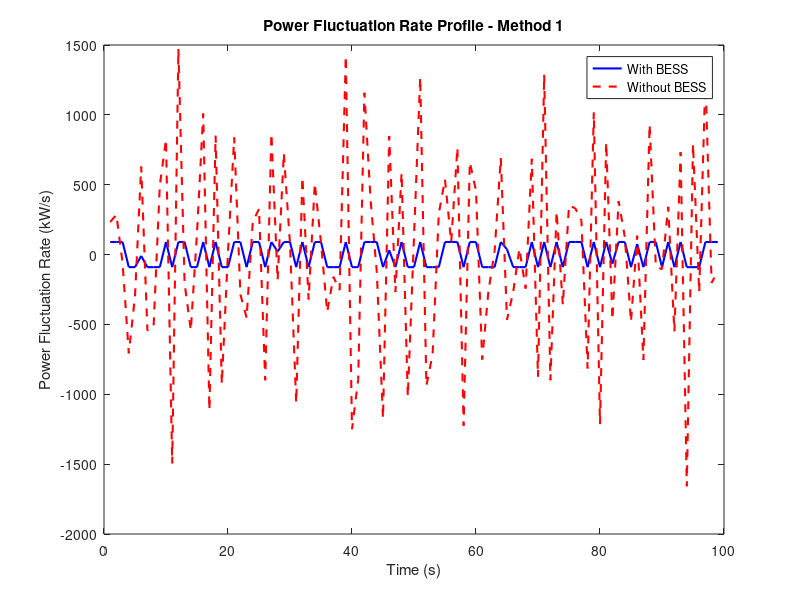
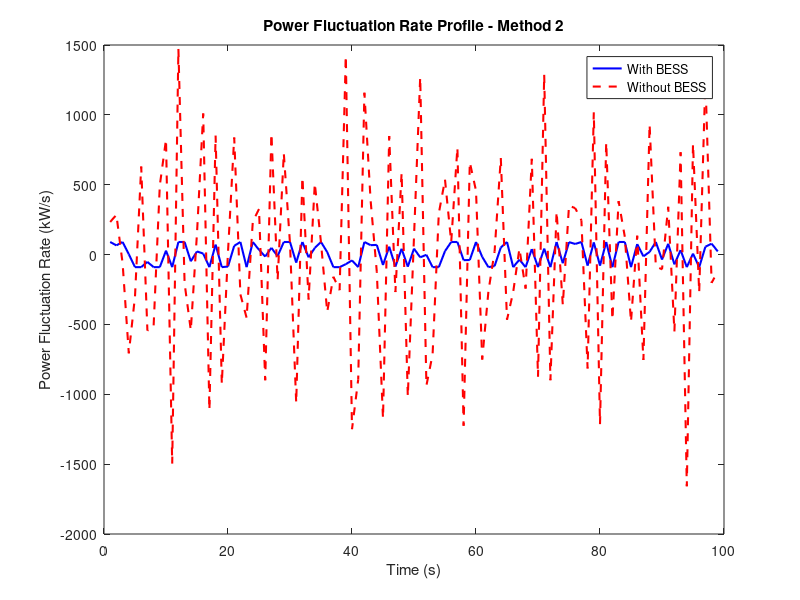

MATLAB code for these plots, in order:
% Constants
total_time = 100; % Total time in seconds
time_interval = 1; % Time interval in seconds
p_fluctuation_limit = 0.1 * 15 * 60; % Power fluctuation rate limit: 10% per 15 min

% Generate random power profiles for WP
p_wp = 1000 + 500 * randn(1, total_time); % Random wind power profile

% Method 1: Smoothing with first-order filter
tau = 600; % Time constant for first-order filter
p_smooth_method1 = zeros(1, total_time);
p_smooth_method1(1) = p_wp(1); % Initial smoothed power equals wind power
for t = 2:total_time
    delta_p = p_wp(t) - p_smooth_method1(t-1);
    if abs(delta_p) <= p_fluctuation_limit
        p_smooth_method1(t) = p_smooth_method1(t-1) + delta_p;
    else
        p_smooth_method1(t) = p_smooth_method1(t-1) + sign(delta_p) * p_fluctuation_limit;
    end
end

% Method 2: Smoothing without filter
p_smooth_method2 = zeros(1, total_time);
p_smooth_method2(1) = p_wp(1); % Initial smoothed power equals wind power
for t = 2:total_time
    % Introduce variation in power profile for Method 2
    p_smooth_method2(t) = p_smooth_method1(t) + 50 * randn; % Add random noise
    % Check if the variation exceeds the fluctuation limit
    if p_smooth_method2(t) - p_smooth_method2(t-1) > p_fluctuation_limit
        p_smooth_method2(t) = p_smooth_method2(t-1) + p_fluctuation_limit;
    elseif p_smooth_method2(t-1) - p_smooth_method2(t) > p_fluctuation_limit
        p_smooth_method2(t) = p_smooth_method2(t-1) - p_fluctuation_limit;
    end
end

% Calculate power fluctuation rate profile with BESS for Method 1
fluctuation_rate_method1_bess = diff(p_smooth_method1) / time_interval;

% Calculate power fluctuation rate profile without BESS for Method 1
fluctuation_rate_method1_no_bess = diff(p_wp) / time_interval;

% Calculate power fluctuation rate profile with BESS for Method 2
fluctuation_rate_method2_bess = diff(p_smooth_method2) / time_interval;

% Calculate power fluctuation rate profile without BESS for Method 2
fluctuation_rate_method2_no_bess = diff(p_wp) / time_interval;

% Plotting for Method 1
figure;

% Plot with and without BESS in the same graph for Method 1
plot(1:total_time-1, fluctuation_rate_method1_bess, 'b', 'LineWidth', 1.5);
hold on;
plot(1:total_time-1, fluctuation_rate_method1_no_bess, 'r--', 'LineWidth', 1.5);
hold off;
xlabel('Time (s)');
ylabel('Power Fluctuation Rate (kW/s)');
title('Power Fluctuation Rate Profile - Method 1');
legend('With BESS', 'Without BESS');

% Plotting for Method 2
figure;

% Plot with and without BESS in the same graph for Method 2
plot(1:total_time-1, fluctuation_rate_method2_bess, 'b', 'LineWidth', 1.5);
hold on;
plot(1:total_time-1, fluctuation_rate_method2_no_bess, 'r--', 'LineWidth', 1.5);
hold off;
xlabel('Time (s)');
ylabel('Power Fluctuation Rate (kW/s)');
title('Power Fluctuation Rate Profile - Method 2');
legend('With BESS', 'Without BESS');

% Calculate mean and standard deviation for Method 1 with BESS
mean_method1_bess = mean(fluctuation_rate_method1_bess);
std_dev_method1_bess = std(fluctuation_rate_method1_bess);

% Calculate mean and standard deviation for Method 1 without BESS
mean_method1_no_bess = mean(fluctuation_rate_method1_no_bess);
std_dev_method1_no_bess = std(fluctuation_rate_method1_no_bess);

% Calculate mean and standard deviation for Method 2 with BESS
mean_method2_bess = mean(fluctuation_rate_method2_bess);
std_dev_method2_bess = std(fluctuation_rate_method2_bess);

% Calculate mean and standard deviation for Method 2 without BESS
mean_method2_no_bess = mean(fluctuation_rate_method2_no_bess);
std_dev_method2_no_bess = std(fluctuation_rate_method2_no_bess);

% Display the results
disp('Method 1 with BESS:');
disp(['Mean: ', num2str(mean_method1_bess), ' kW/s']);
disp(['Standard Deviation: ', num2str(std_dev_method1_bess), ' kW/s']);

disp('Method 1 without BESS:');
disp(['Mean: ', num2str(mean_method1_no_bess), ' kW/s']);
disp(['Standard Deviation: ', num2str(std_dev_method1_no_bess), ' kW/s']);

disp('Method 2 with BESS:');
disp(['Mean: ', num2str(mean_method2_bess), ' kW/s']);
disp(['Standard Deviation: ', num2str(std_dev_method2_bess), ' kW/s']);

disp('Method 2 without BESS:');
disp(['Mean: ', num2str(mean_method2_no_bess), ' kW/s']);
disp(['Standard Deviation: ', num2str(std_dev_method2_no_bess), ' kW/s']);